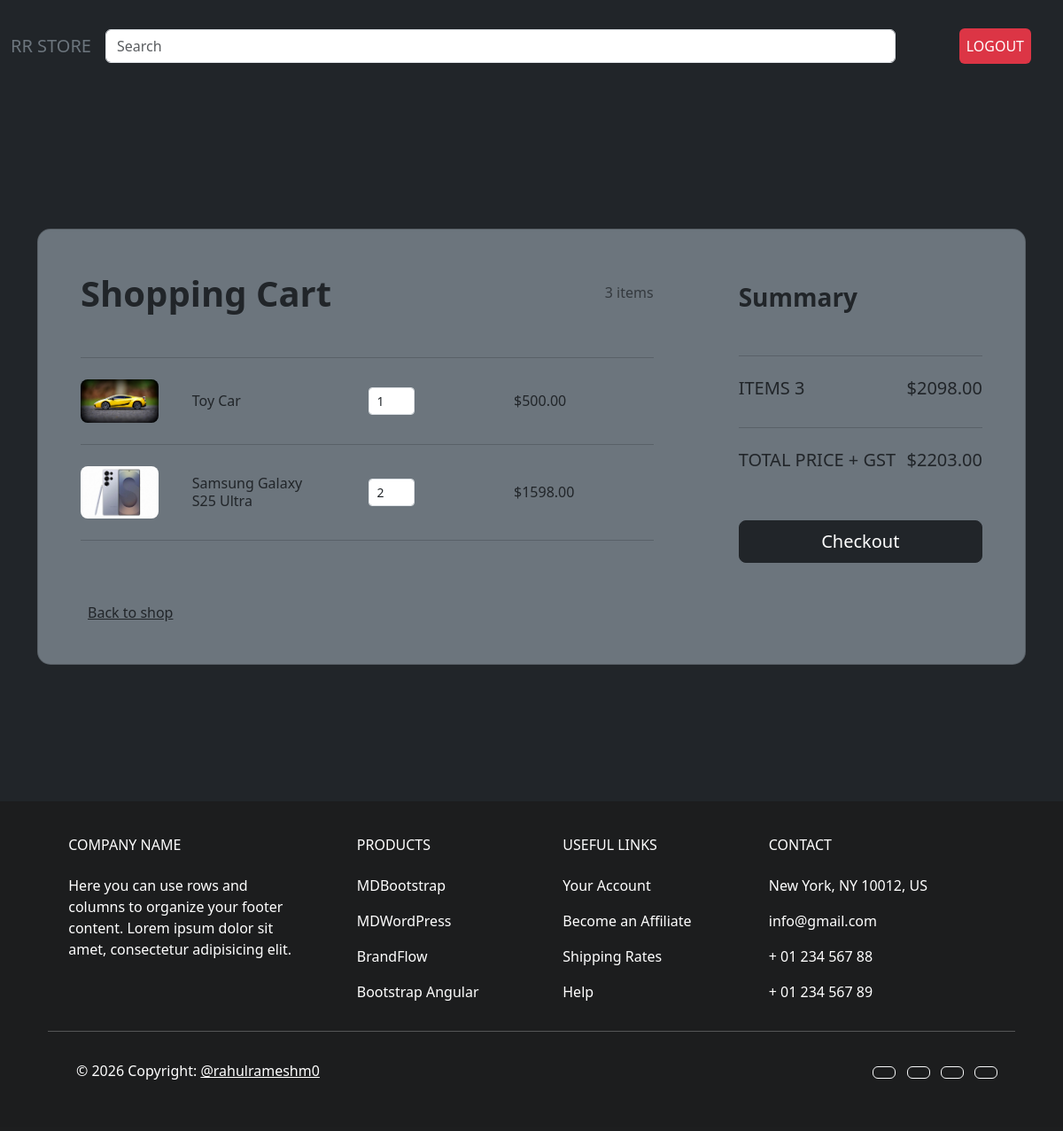
The app's page /cart/ (signed in), older data.
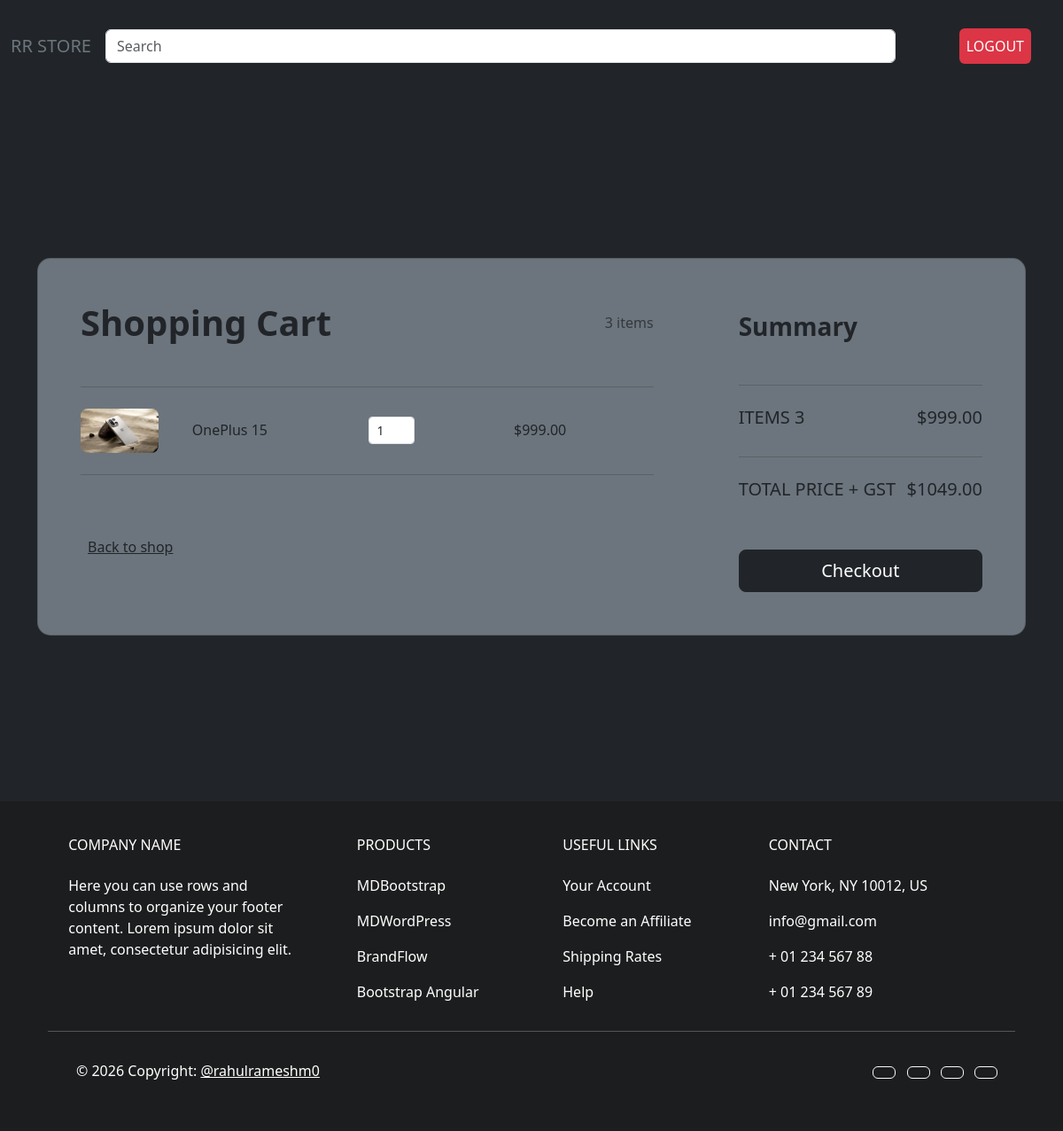
The same page, newer data.
### cart/models.py (models this page shows, shortened)
class Cart(models.Model):
    user = models.ForeignKey(User, on_delete=models.CASCADE)
    products = models.ForeignKey(Products, on_delete=models.CASCADE)
    quantity = models.IntegerField(default=1)
    class Meta:
        unique_together = ('user', 'products')
    def total_price(self):
        return self.products.price * self.quantity

### add_products/models.py (models this page shows, shortened)
class Products(models.Model):
    PRODUCT_STATUS = [
        ('in_stock', 'In Stock'),
        ('out_of_stock', 'OUT of Stock'),
    ]
    PRODUCT_TYPES = [
        ('electronics', 'Electronics'),
        ('grocery', 'Grocery'),
        ('clothing', 'Clothing'),
        ('fitness', 'Fitness'),
        ('toys', 'Toys')
    ]
    user = models.ForeignKey(User, on_delete=models.CASCADE)
    product_id = models.IntegerField(unique=True)
    quantity = models.CharField(max_length=150)
    status = models.CharField(max_length=20,choices=PRODUCT_STATUS)
    price = models.DecimalField(max_digits=10, decimal_places=2, default=0.00)
    product_types = models.CharField(max_length=20, choices=PRODUCT_TYPES)
    vendor_name = models.CharField(max_length=150, blank=False)
    image = models.ImageField(upload_to='products/',blank=True, null=True)
    stripe_customer_id = models.CharField(max_length=255)
    stripe_checkout_id = models.CharField(max_length=255, blank=True, null=True)
    stripe_product_id = models.CharField(max_length=255)
    currency = models.CharField(max_length=3)
    has_paid = models.BooleanField(default=False)

### cart/views.py (the view)
# urls.py: path('cart/', views.cart, name='cart'),
@login_required(login_url='login')
def cart(request):
    cart_items = Cart.objects.filter(user=request.user)
    grand_total = Decimal('0.00')
    for item in cart_items:
        grand_total += item.products.price * item.quantity
    gst = grand_total * Decimal('0.05')
    final_total = grand_total + round(gst)
    return render(request, 'cart.html', {'cart_items':cart_items, 'grand_total':grand_total, 'final_total':final_total})

### templates/cart.html (shortened to what this page needs)
{% extends "user-dashboard.html" %}
{% load static %}
{% block content %}
<link rel="stylesheet" href="{% static 'css/cart.css' %}">
    <body>
        <section class="h-100 h-custom bg-dark">
            <div class="container py-5 h-100">
                <div class="row d-flex justify-content-center align-items-center h-100">
                    <div class="col-12">
                        <div class="card card-registration card-registration-2 bg-secondary" style="border-radius: 15px;">
                            <div class="card-body p-0">
                                <div class="row g-0">
                                    <div class="col-lg-8">
                                        <div class="p-5">
                                            <div class="d-flex justify-content-between align-items-center mb-5">
                                                <h1 class="fw-bold mb-0">Shopping Cart</h1>
                                                <h6 class="mb-0 text-muted">3 items</h6>
                                            </div>
                                            <hr class="my-4">
                                            {% if cart_items %}
                                            {% for item in cart_items %}
                                                <div class="row mb-4 d-flex justify-content-between align-items-center">
                                                    <div class="col-md-2 col-lg-2 col-xl-2">
                                                        <img
                                                        src="{{ item.products.image.url }}"
                                                        class="img-fluid rounded-3" alt="..">
                                                    </div>
                                                    <div class="col-md-3 col-lg-3 col-xl-3">
                                                        <h6 class="mb-0">{{ item.products.vendor_name }}</h6>
                                                    </div>
                                                    <div class="col-md-3 col-lg-3 col-xl-2 d-flex">
                                                        <button data-mdb-button-init data-mdb-ripple-init class="btn btn-link px-2"
                                                        onclick="this.parentNode.querySelector('input[type=number]').stepDown()">
                                                    </button>
                                                    <input id="form1" min="0" name="quantity" value="{{ item.quantity }}" type="number"
                                                    class="form-control form-control-sm" />
                                                    <button data-mdb-button-init data-mdb-ripple-init class="btn btn-link px-2"
                                                    onclick="this.parentNode.querySelector('input[type=number]').stepUp()">
                                                </button>
                                            </div>
                                            <div class="col-md-3 col-lg-2 col-xl-2 offset-lg-1">
                                                <h6 class="mb-0">${{ item.total_price }}</h6>
                                            </div>
                                        </div>
                                        <hr class="my-4">
                                        {% endfor %}
                                        {% endif %}
                                        <div class="pt-5">
                                            <h6 class="mb-0"><a href="{% url 'user' %}" class="text-body">Back to shop</a></h6>
                                            </div>
                                        </div>
                                    </div>
                                    <div class="col-lg-4 bg-body-dark">
                                        <div class="p-5">
                                            <h3 class="fw-bold mb-5 mt-2 pt-1">Summary</h3>
                                            <hr class="my-4">
                                            <div class="d-flex justify-content-between mb-4">
                                                <h5 class="text-uppercase">items 3</h5>
                                                <h5>${{ grand_total }}</h5>
                                            </div>
                                            <hr class="my-4">
                                            <div class="d-flex justify-content-between mb-5">
                                                <h5 class="text-uppercase">Total price + GST</h5>
                                                <h5>${{ final_total }}</h5>
                                            </div>
                                            <a  href="{% url 'payment_session' %}" data-mdb-button-init data-mdb-ripple-init class="btn btn-dark btn-block btn-lg w-100 text-decoration-none"
                                            data-mdb-ripple-color="dark">Checkout</a>
                                        </div>
                                    </div>
                                </div>
                            </div>
                        </div>
                    </div>
                </div>
            </div>
        </section>
    </body>
{% endblock content %}

### templates/user-dashboard.html (shortened to what this page needs)
{% load static %}
<!DOCTYPE html>
<html lang="en">
    <head>
        {% load django_bootstrap5 %}
        {% bootstrap_css %}
        <link rel="stylesheet" href="{% static 'css/footer.css' %}">
    </head>
<body class="bg-dark">
    <nav class="navbar navbar-expand-lg bg-secondory">
        <div class="container-fluid">
            <a class="navbar-brand text-secondary" href="{% url 'user' %}">RR STORE</a>
            <div class="collapse navbar-collapse" id="navbarSupportedContent">
                <input type="email" class="form-control" id="exampleFormControlInput1" placeholder="Search">
                {% if user.is_authenticated %}
                <a href="{% url 'logout' %}" class="m-4 text-white p-2 rounded bg-danger text-decoration-none">LOGOUT</a>
                {% else %}
                <a href="{% url 'login' %}" class="m-4 text-white p-2  rounded bg-primary text-decoration-none">LOGIN</a>
                {% endif %}
            </div>
        </div>
    </nav>
  {% block content %}{% endblock content %}
  <footer class="text-center text-lg-start text-white" style="background-color:#1b1b1bbf ">
    <div class="container p-4">
      <section class="#">
        <div class="row">
          <div class="col-md-3 col-lg-3 col-xl-3 mx-auto mt-3">
            <h6 class="text-uppercase mb-4 font-weight-bold">
              Company name
            </h6>
            <p>
              Here you can use rows and columns to organize your footer
              content. Lorem ipsum dolor sit amet, consectetur adipisicing
              elit.
            </p>
          </div>
          <div class="col-md-2 col-lg-2 col-xl-2 mx-auto mt-3">
            <h6 class="text-uppercase mb-4 font-weight-bold">Products</h6>
            <p>
              <a href="#" class="text-white text-decoration-none">MDBootstrap</a>
            </p>
            <p>
              <a href="#" class="text-white text-decoration-none">MDWordPress</a>
            </p>
            <p>
              <a href="#" class="text-white text-decoration-none">BrandFlow</a>
            </p>
            <p>
              <a href="#" class="text-white text-decoration-none">Bootstrap Angular</a>
            </p>
          </div>
          <div class="col-md-3 col-lg-2 col-xl-2 mx-auto mt-3">
            <h6 class="text-uppercase mb-4 font-weight-bold">
              Useful links
            </h6>
            <p>
              <a href="#" class="text-white text-decoration-none">Your Account</a>
            </p>
            <p>
              <a href="#" class="text-white text-decoration-none">Become an Affiliate</a>
            </p>
            <p>
              <a href="#" class="text-white text-decoration-none">Shipping Rates</a>
            </p>
            <p>
              <a href="#" class="text-white text-decoration-none">Help</a>
            </p>
          </div>
          <div class="col-md-4 col-lg-3 col-xl-3 mx-auto mt-3">
            <h6 class="text-uppercase mb-4 font-weight-bold">Contact</h6>
            <p> New York, NY 10012, US</p>
            <p> info@gmail.com</p>
            <p> + 01 234 567 88</p>
            <p> + 01 234 567 89</p>
          </div>
        </div>
      </section>
      <hr class="my-3">
      <section class="p-3 pt-0">
        <div class="row d-flex align-items-center">
          <div class="col-md-7 col-lg-8 text-center text-md-start">
            <div class="p-3">
              © 2026 Copyright:
              <a class="text-white" href="https://mdbootstrap.com/">@rahulrameshm0</a>
            </div>
          </div>
          <div class="col-md-5 col-lg-4 ml-lg-0 text-center text-md-end">
            <a href="#" class="btn btn-outline-light btn-floating m-1" class="text-white" role="button"></a>
            <a href="#" class="btn btn-outline-light btn-floating m-1" class="text-white" role="button"></a>
            <a href="#" class="btn btn-outline-light btn-floating m-1" class="text-white" role="button" ></a>
            <a href="#" class="btn btn-outline-light btn-floating m-1" class="text-white" role="button"></a>
          </div>
        </div>
      </section>
    </div>
  </footer>
</body>
</html>

### static/css/cart.css (style rules this page uses)
@media (min-width: 1025px) { .h-custom { height: 100vh !important; } }

Row changes from the older to the newer data that the page shows:
removed Cart: products.image (picture), products.vendor_name "Toy Car", quantity "1", total_price "500.00"
removed Cart: products.image (picture), products.vendor_name "Samsung Galaxy S25 Ultra", quantity "2", total_price "1598.00"
added Cart: products.image (picture), products.vendor_name "OnePlus 15", quantity "1", total_price "999.00"
Text that changed along with them:
{{ grand_total }}: "2098.00" → "999.00"
{{ final_total }}: "2203.00" → "1049.00"
